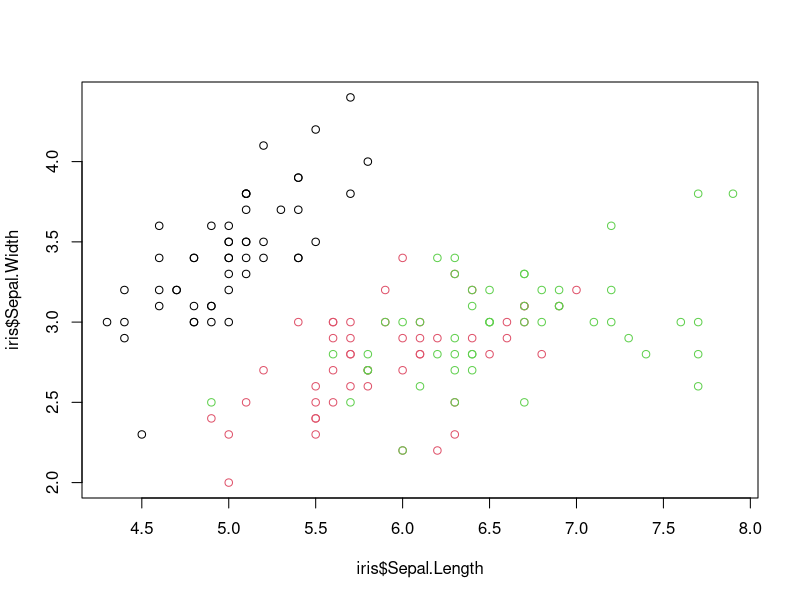
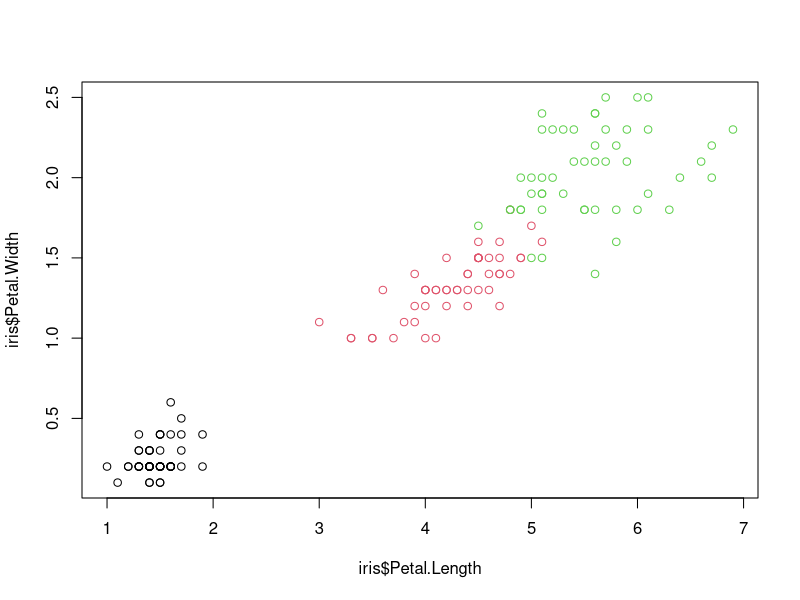
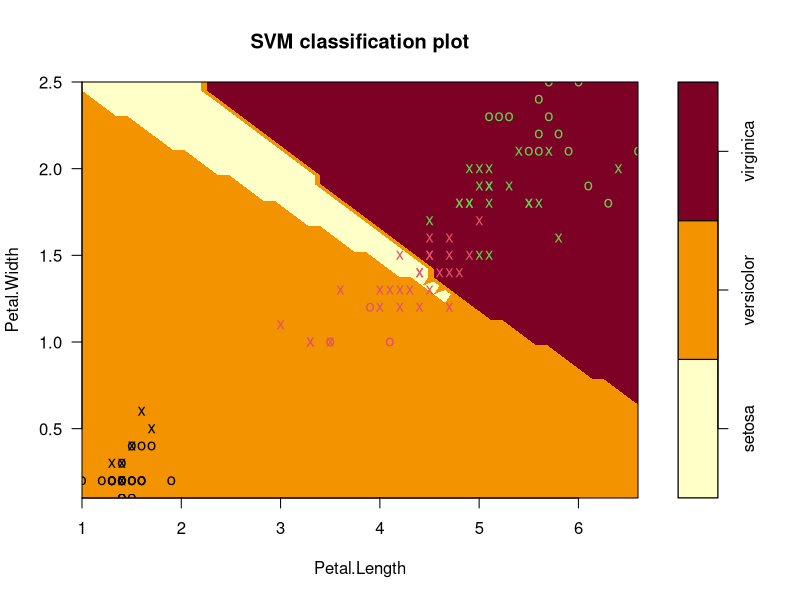
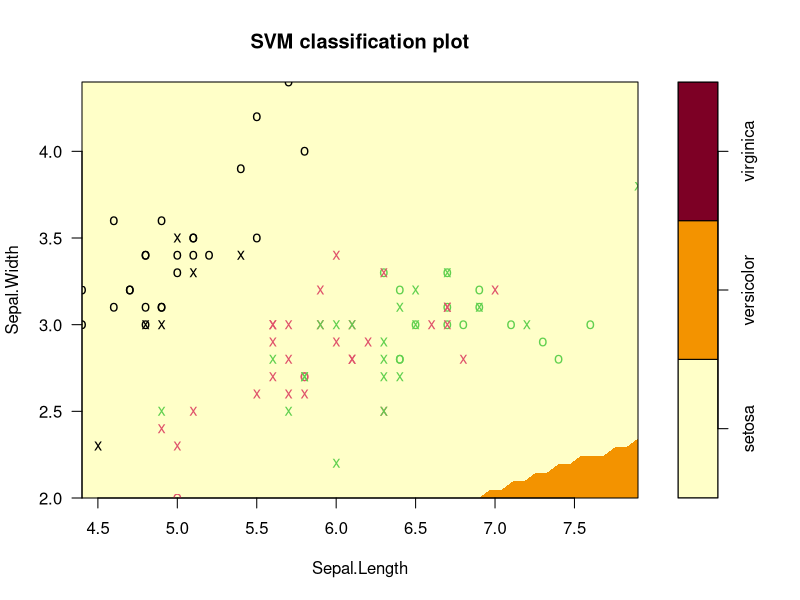
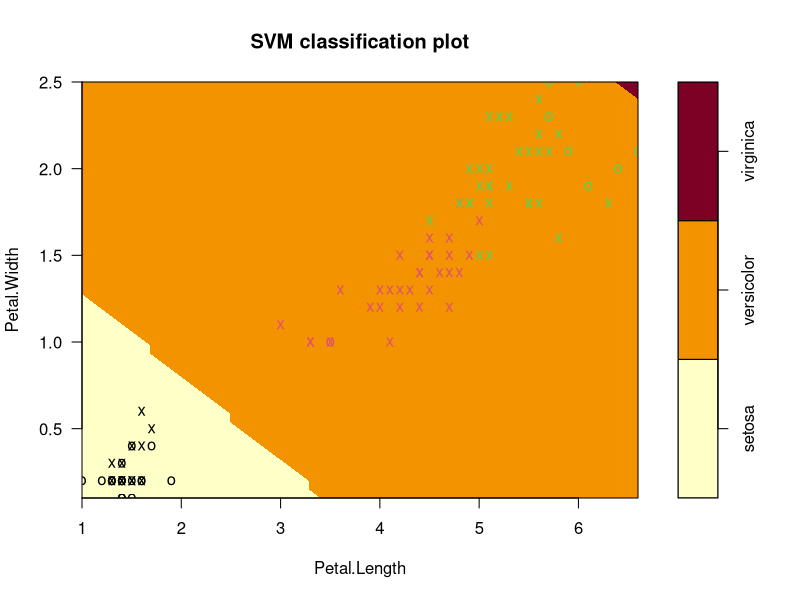

Source code (R) for these figures, in order:
#SVM with different kernels
#Build support vector machines

library(e1071)
data(iris)

summary(iris)
str(iris)

plot(iris$Sepal.Length, iris$Sepal.Width, col=iris$Species)
plot(iris$Petal.Length, iris$Petal.Width, col=iris$Species)

#Build a training and testing set
set.seed(4)
id<-sample(2,nrow(iris),prob = c(0.7,0.3),replace = T)
trainset<-iris[id==1,]
testset<-iris[id==2,]
class(trainset)

#kernel can be linear/polynomial/radial or sigmoid
#cost called as c value - determine the width of the margin, larger the c value, smaller the width
#scale for normalization to avoid bias

model<-svm(Species~. ,data = trainset, kernel = "linear", cost = 0.1)
summary(model)
plot(model, trainset,Petal.Width ~ Petal.Length)
plot(model, trainset,Sepal.Width ~ Sepal.Length)

predvalues<-predict(model,newdata = testset,type = "class")
predvalues

library(caret)
confusionMatrix(table(predvalues, testset$Species))

#Tune for best cost function

set.seed(1)
obj <- tune(svm, Species~., data = trainset, 
            ranges = list(gamma = 2^(-1:1), cost= c(0.001,0.01,0.1,1,5,10,100)),
            tunecontrol = tune.control(sampling = "fix"), kernel='linear')
summary(obj)
best.model <- obj$best.model
summary(best.model)

predvalues_best <-predict(best.model,newdata = testset,type = "class")
predvalues
confusionMatrix(table(predvalues_best, testset$Species))

#Let's change the kernel scenarios

model_poly<-svm(Species~. ,data = trainset, kernel = "polynomial", cost = 0.1)
summary(model_poly)

plot(model_poly, trainset,Petal.Width ~ Petal.Length)

predvalues<-predict(model_poly,newdata = testset,type = "class")
predvalues
confusionMatrix(table(predvalues, testset$Species))

set.seed(1)
obj <- tune(svm, Species~., data = trainset, 
            ranges = list(gamma = 2^(-1:1), cost= c(0.001,0.01,0.1,1,5,10,100)),
            tunecontrol = tune.control(sampling = "fix"), kernel='polynomial')
summary(obj)
best.model <- obj$best.model
summary(best.model)

predvalues_best <-predict(best.model,newdata = testset,type = "class")
predvalues
confusionMatrix(table(predvalues_best, testset$Species))

